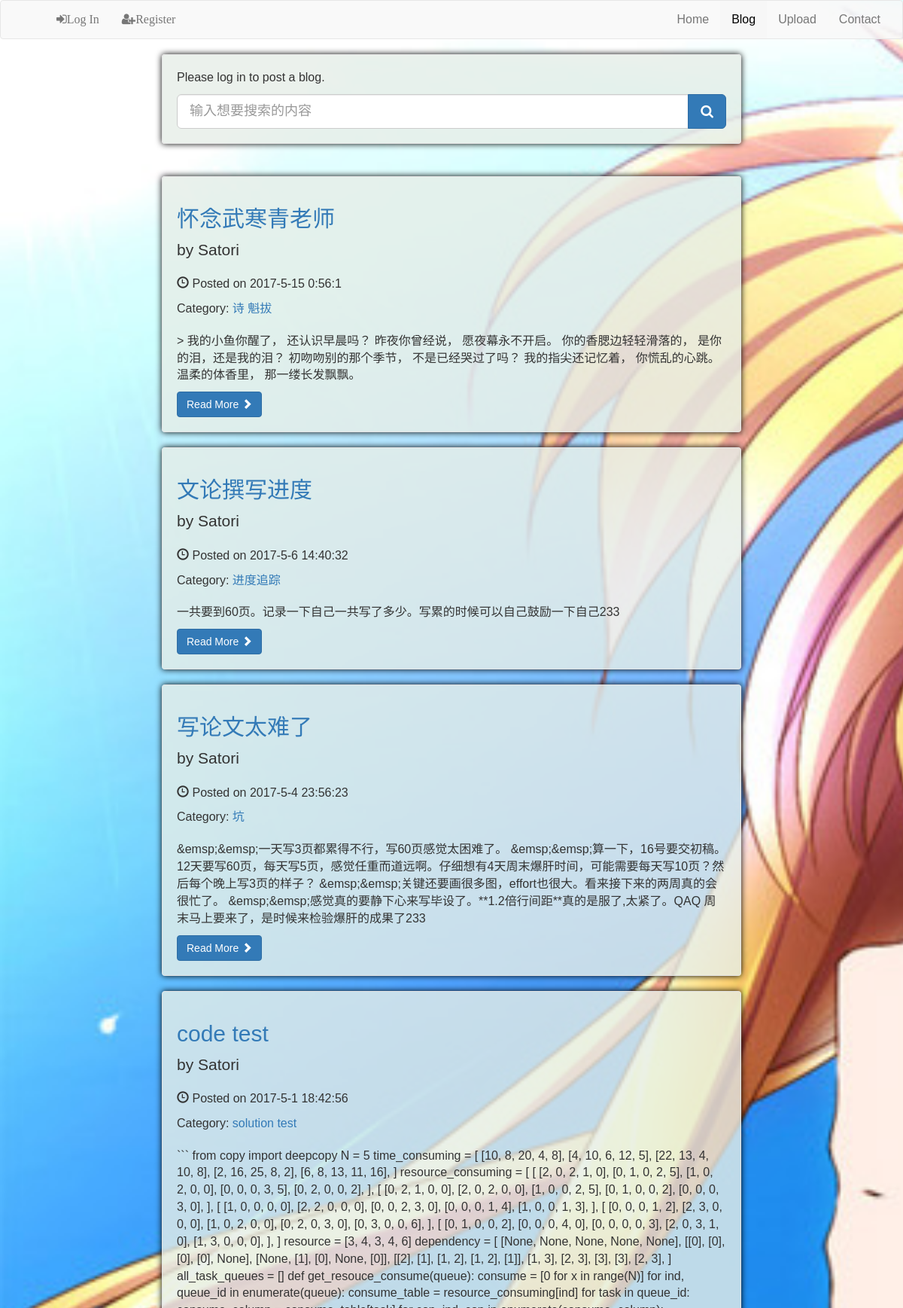
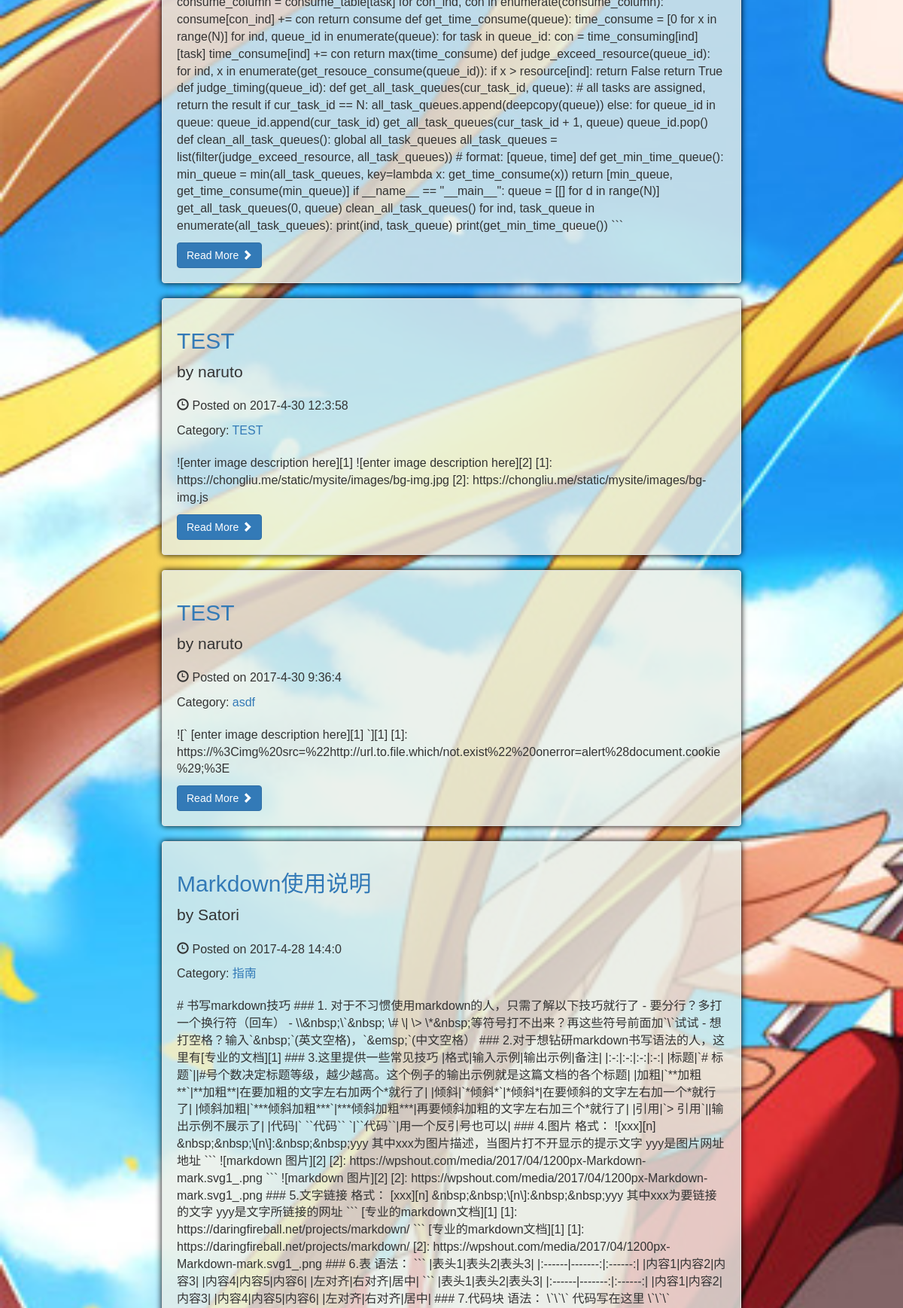
The page /blogs/?page=2 (upper part) on the database its author committed (2 pictures, top to bottom).
### blogs/models.py (models this page shows, shortened)
class Blog(models.Model):
    title = models.CharField(max_length=500, null=False)
    author = models.ForeignKey(settings.AUTH_USER_MODEL, on_delete=models.CASCADE)
    publish_time = models.DateTimeField(auto_now_add=True, auto_now=False)
    text = models.TextField()
    class Meta:
        ordering = ('-publish_time', 'title', 'author',)

class BlogCategory(models.Model):
    blog = models.ManyToManyField(Blog)
    name = models.CharField(max_length=50)
    def __str__(self):
        return self.name
    class Meta:
        ordering = ('name',)

### blogs/views.py (the view)
def index(request):
    context = {}
    blog_list = Blog.objects.all().order_by('-publish_time')
    paginator = Paginator(blog_list, blog_show_per_page)
    page = request.GET.get('page')
    try:
        blogs = paginator.page(page)
    except PageNotAnInteger:
        page = 1
        blogs = paginator.page(page)
    except EmptyPage:
        page = paginator.num_pages
        blogs = paginator.page(page)
    page_list = getPageList(page, paginator.num_pages)
    for blog in blogs:
        blog.publish_time = timezone.localtime(blog.publish_time)
    context['blogs'] = blogs
    context['page_list'] = page_list
    context['title'] = "Blogs"
    return render(request, "blogs/index.html", context)

### blogs/views.py (called while the page is built)
def getPageList(cur_page, page_count):
    cur_page = int(cur_page)
    if page_count <= blog_display_page:
        left = 1
        right = page_count
    else:
        left = int(cur_page - ((blog_display_page - 1) / 2 - 1))
        right = int(cur_page + ((blog_display_page - 1) / 2 - 1))
        if left < 2:
            right += 2 - left
            left = 2
        elif right > page_count - 1:
            left -= right - page_count + 1
            right = page_count - 1
    if left == 1:
        res = [x for x in range(left, 1 + right)]
    elif left == 2:
        res = [1] + [x for x in range(left, right + 1)]
    else:
        res = [1, "..."] + [x for x in range(left, right + 1)]
    if right <= page_count - 2:
        res += ['...', page_count]
    elif right == page_count - 1:
        res += [page_count]
    return res

### blogs/templates/blogs/index.html (shortened to what this page needs)
{% extends "mysite/base.html" %}
{% load static %}
{% load crispy_forms_tags %}
{% block additional_head %}
    <link href="{% static 'blogs/blog-home.css' %}" rel="stylesheet">
    <link href="{% static 'blogs/myblog.css' %}" rel="stylesheet">
{% endblock %}
{% block content %}
    {% include "blogs/base_search.html" %}
    <br/>
    {% include "blogs/base_blog_items.html" %}
{% endblock %}

### blogs/templates/blogs/base_blog_items.html (shortened to what this page needs)
{% load static %}
{% for blog in blogs %}
    <div class="blog-div well">
        <h2>
            <a href="{% url 'blogs:archive' blog.id %}">{{ blog.title }}</a>
        </h2>
        <p class="lead">
            by {{ blog.author }}
        </p>
        <p><span class="glyphicon glyphicon-time"></span> Posted on {{ blog.publish_time.year }}-{{ blog.publish_time.month }}-{{blog.publish_time.day}} {{ blog.publish_time.hour }}:{{ blog.publish_time.minute }}:{{ blog.publish_time.second }}</p>
        {% if blog.blogcategory_set.all.count > 0 %}
        <p>
            Category:
            {% for category in blog.blogcategory_set.all %}
            <a href="{% url 'blogs:category' category %}">{{ category }}</a>
            {% endfor %}
        </p>
        {% endif %}
        <p class="lead"><div class="marked_truncate">{{ blog.text }}</div></p>
        <a class="btn btn-primary" href="{% url 'blogs:archive' blog.id %}">Read More <span class="glyphicon glyphicon-chevron-right"></span></a>
    </div>
{% endfor %}

### mysite/static/mysite/cover.css (style rules this page uses)
html, body { font-family: Helvetica, Arial, PingFang SC, Microsoft Yahei, Hiragino Sans GB, WenQuanYi Micro Hei, NSimSun, Simsun, sans-serif !important; font-size: 16px; height: 100%; background-image: url("images/bg-img.jpg"); background-repeat: no-repeat; background-size: cover; background-attachment: fixed; }

### blogs/static/blogs/myblog.css (style rules this page uses)
.blog-div { background-color: rgba(230,238,232,0.8); box-shadow: 0px 0px 8px black; word-wrap: break-word; }

### rows shown on the page
Blog: title "怀念武寒青老师", author "Satori", publish_time.year "2017", publish_time.month "5", publish_time.day "15", publish_time.hour "0", publish_time.minute "56", publish_time.second "1", text "> 我的小鱼你醒了， 还认识早晨吗？ 昨夜你曾经说， 愿夜幕永不开启。 你的香腮边轻轻滑落的， 是你的泪，还是我的泪？ 初吻吻别的那个季节， 不是已经哭过了吗？ 我的指尖还记忆着， 你慌乱的心跳。 温柔的体香里， 那一缕长发飘飘。"
BlogCategory: name "诗"
BlogCategory: name "魁拔"
Blog: title "文论撰写进度", author "Satori", publish_time.year "2017", publish_time.month "5", publish_time.day "6", publish_time.hour "14", publish_time.minute "40", publish_time.second "32", text "一共要到60页。记录一下自己一共写了多少。写累的时候可以自己鼓励一下自己233"
BlogCategory: name "进度追踪"
Blog: title "写论文太难了", author "Satori", publish_time.year "2017", publish_time.month "5", publish_time.day "4", publish_time.hour "23", publish_time.minute "56", publish_time.second "23", text "&emsp;&emsp;一天写3页都累得不行，写60页感觉太困难了。 &emsp;&emsp;算一下，16号要交初稿。12天要写60页，每天写5页，感觉任重而道远啊。仔细想有4天周末爆肝时间，可能需要每天写10页？然后每个晚上写3页的样子？ &emsp;&emsp;关键还要画很多图，effort也很大。看来接下来的两周真的会很忙了。 &emsp;&emsp;感觉真的要静下心来写毕设了。**1.2倍行间距**真的是服了,太紧了。QAQ 周末马上要来了，是时候来检验爆肝的成果了233"
BlogCategory: name "坑"
Blog: title "code test", author "Satori", publish_time.year "2017", publish_time.month "5", publish_time.day "1", publish_time.hour "18", publish_time.minute "42", publish_time.second "56", text "``` from copy import deepcopy N = 5 time_consuming = [ [10, 8, 20, 4, 8], [4, 10, 6, 12, 5], [22, 13, 4, 10, 8], [2, 16, 25, 8, 2], [6, 8, 13, 11, 16], ] resource_consuming = [ [ [2, 0, 2, 1, 0], [0, 1, 0, 2, 5], [1, 0, 2, 0, 0], [0, 0, 0, 3, 5], [0, 2, 0, 0, 2], ], [ [0, 2, 1, 0, 0], [2, 0, 2, 0, 0], [1, 0, 0, 2, 5], [0, 1, 0, 0, 2], [0, 0, 0, 3, 0], ], [ [1, 0, 0, 0, 0], [2, 2, 0, 0, 0], [0, 0, 2, 3, 0], [0, 0, 0, 1, 4], [1, 0, 0, 1, 3], ], [ [0, 0, 0, 1, 2], [2, 3, 0, 0, 0], [1, 0, 2, 0, 0], [0, 2, 0, 3, 0], [0, 3, 0, 0, 6], ], [ [0, 1, 0, 0, 2], [0, 0, 0, 4, 0], [0, 0, 0, 0, 3], [2, 0, 3, 1, 0], [1, 3, 0, 0, 0], ], ] resource = [3, 4, 3, 4, 6] dependency = [ [None, None, None, None,…"
BlogCategory: name "solution"
BlogCategory: name "test"
Blog: title "TEST", author "naruto", publish_time.year "2017", publish_time.month "4", publish_time.day "30", publish_time.hour "12", publish_time.minute "3", publish_time.second "58", text "![enter image description here][1] ![enter image description here][2] [1]: https://chongliu.me/static/mysite/images/bg-img.jpg [2]: https://chongliu.me/static/mysite/images/bg-img.js"
BlogCategory: name "TEST"
Blog: title "TEST", author "naruto", publish_time.year "2017", publish_time.month "4", publish_time.day "30", publish_time.hour "9", publish_time.minute "36", publish_time.second "4", text "![` [enter image description here][1] `][1] [1]: https://%3Cimg%20src=%22http://url.to.file.which/not.exist%22%20onerror=alert%28document.cookie%29;%3E"
BlogCategory: name "asdf"
Blog: title "Markdown使用说明", author "Satori", publish_time.year "2017", publish_time.month "4", publish_time.day "28", publish_time.hour "14", publish_time.minute "4", publish_time.second "0", text "# 书写markdown技巧 ### 1. 对于不习惯使用markdown的人，只需了解以下技巧就行了 - 要分行？多打一个换行符（回车） - \\\\&nbsp;\\`&nbsp; \\# \\| \\> \\*&nbsp;等符号打不出来？再这些符号前面加`\\`试试 - 想打空格？输入`&nbsp;`(英文空格)，`&emsp;`(中文空格） ### 2.对于想钻研markdown书写语法的人，这里有[专业的文档][1] ### 3.这里提供一些常见技巧 |格式|输入示例|输出示例|备注| |:-:|:-:|:-:|:-:| |标题|`# 标题`||#号个数决定标题等级，越少越高。这个例子的输出示例就是这篇文档的各个标题| |加粗|`**加粗**`|**加粗**|在要加粗的文字左右加两个*就行了| |倾斜|`*倾斜*`|*倾斜*|在要倾斜的文字左右加一个*就行了| |倾斜加粗|`***倾斜加粗***`|***倾斜加粗***|再要倾斜加粗的文字左右加三个*就行了| |引用|`> 引用`||输出示例不展示了| |代码|` ``代码`` `|``代码``|用一个反引号也可以| ### 4.图片 格式： ![xxx][n] &nbsp;&nbsp;\\[n\\]:&nbsp;&nbsp;yyy 其中xxx为图片描述，当图片打不开显示的提示文字 yyy是图片网址地址 ``` ![markdown 图片][2] [2]: https://wpshout.com/media/2017/04/1200px-Markdown-mark.svg1_.png ``` ![markdown 图片][2] [2]:…"
BlogCategory: name "指南"
